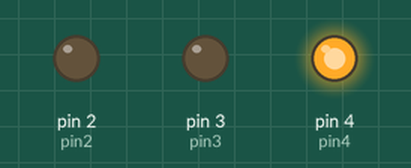
This sketch was run on a simulated Arduino Uno, built with avr-gcc and run on an emulated ATmega328P. Parts: output pins drawn as LEDs (lit = HIGH).

Above: at 0.5 s.
At 2.5 s:
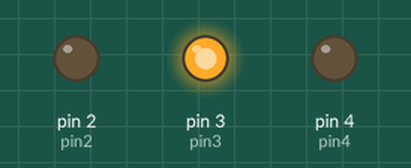
At 4.5 s:
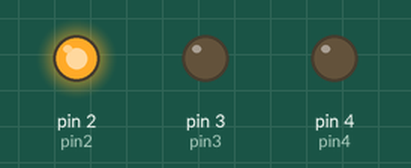
At 5.5 s:
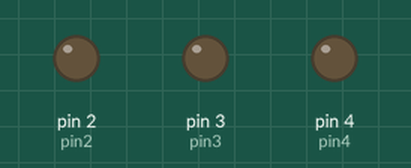
Timing chart, 0 to 7.8 s (numbered marks = the images above):
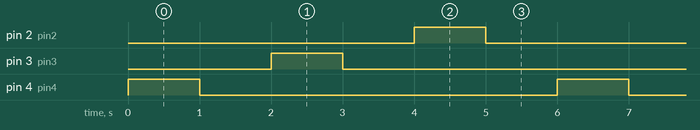

The sketch:

rgb-led.ino
```cpp
const int pin2 = 2;
const int pin3 = 3;
const int pin4 = 4;
const int delayTime = 1000;
void setup() {
  // Set pins as output
  pinMode(pin2, OUTPUT);
  pinMode(pin3, OUTPUT);
  pinMode(pin4, OUTPUT);
}
void loop() {
  // Turn on and off each pin in sequence with delay
  togglePin(pin4);
  togglePin(pin3);
  togglePin(pin2);
}
// Function to toggle a pin on and off with delay
void togglePin(int pin) {
  digitalWrite(pin, HIGH);
  delay(delayTime);
  digitalWrite(pin, LOW);
  delay(delayTime);
}
```

Measured:
- by itself, pin 2 (pin2), pin 3 (pin3), pin 4 (pin4): alternates HIGH for 1.0 s and LOW for 5.0 s
- by itself, everything shown: repeats every 6.0 s, in 6 steps
